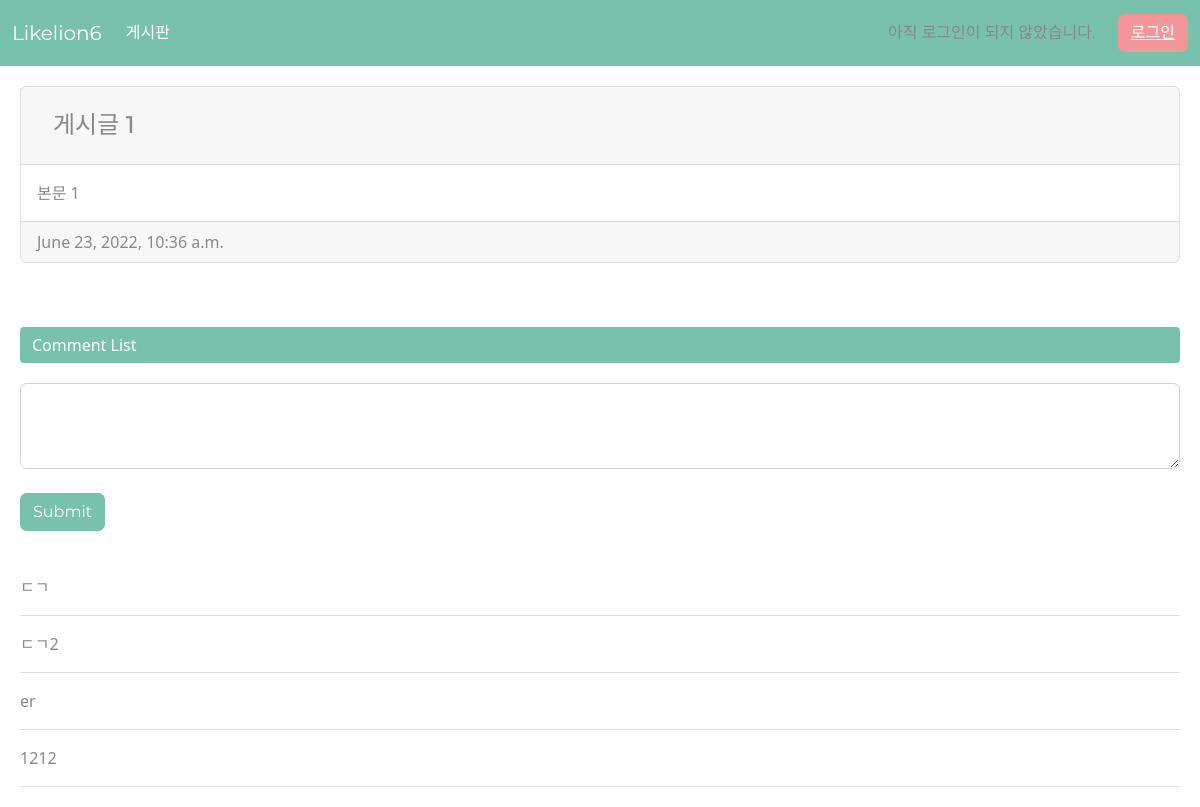
/detail/3, run on the app's committed database.
### board/models.py (models this page shows, shortened)
class Board(models.Model):
    title = models.CharField(max_length=100, null = False)
    content = models.TextField()
    date = models.DateTimeField(auto_now_add=True)
    photo = models.ImageField(null = True, blank=True, upload_to = 'board_photo')

class Comment(models.Model):
    comment = models.CharField(max_length=200 , null=False)
    date = models.DateTimeField(auto_now_add=True)
    post = models.ForeignKey(Board, on_delete=models.CASCADE)
    def __str__(self):
        return self.comment

### board/views.py (the view)
# urls.py: path('detail/<int:board_id>', views.detail, name='detail'),
def detail(request, board_id):
    board_detail = get_object_or_404(Board, pk=board_id)
    return render(request, 'detail.html', {'board_detail': board_detail})

### board/templates/detail.html (shortened to what this page needs)
{% load static %}
<!DOCTYPE html>
<html lang="en">
  <head>
    <link
      rel="stylesheet"
      type="text/css"
      href="{% static 'css/bootstrap.min.css' %}"
    />
  </head>
  <body>
    <nav class="navbar navbar-expand-lg navbar-dark bg-primary">
      <div class="container-fluid">
        <a class="navbar-brand" href="{% url 'home' %}">Likelion6</a>
        <div class="collapse navbar-collapse" id="navbarColor01">
          <ul class="navbar-nav me-auto">
            <li class="nav-item">
              <a class="nav-link active" href="{% url 'home' %}">게시판 </a>
            </li>
          </ul>
          <form class="d-flex btn-box">
            {% if user.is_authenticated %}
            <p>안녕하세요, {{ user.username }}님</p>
            <div style="float: right">
              <button type="submit" class="btn btn-secondary">
                <a href="{% url 'logout' %}" style="color: white">로그아웃</a>
              </button>
            </div>
            {% else %}
            <p>아직 로그인이 되지 않았습니다.</p>
            <div style="float: right">
              <button type="submit" class="btn btn-secondary">
                <a href="{% url 'login' %}" style="color: white">로그인</a>
              </button>
            </div>
            {% endif %}
          </form>
        </div>
      </div>
    </nav>
    <form style="margin: 20px">
      <div class="card mb-3">
        <h4 class="card-header">
          <div class="card-body">{{ board_detail.title }}</div>
        </h4>
        <div class="card-body">
          <p class="card-text">{{ board_detail.content }}</p>
        </div>
        <div class="card-footer text-muted">{{ board_detail.date }}</div>
      </div>
    </form>
    <br />
    <ol class="breadcrumb" style="margin: 20px">
      <li class="breadcrumb-item active">Comment List</li>
    </ol>
    <form
      method="POST"
      action="{% url 'create_comment' board_detail.id %}"
      style="margin: 20px"
    >
      <div class="form-group">
        <textarea
          name="comment"
          class="form-control"
          id="exampleTextarea"
          rows="3"
        ></textarea>
      </div>
      <br />
      <button type="submit" class="btn btn-primary">Submit</button>
    </form>
    <form style="margin: 20px">
      <br />
      {% for comment in board_detail.comment_set.all %}
      <p>{{ comment }}</p>
      <hr />
      {% endfor %}
    </form>
  </body>
</html>

### board/templates/detail.html (style rules this page uses)
.btn-box { width: 300px; height: 50px; display: flex; align-items: center; justify-content: space-between; }
.btn-box > p { margin-bottom: 0; }

### data on the page
Board: title "게시글 1", content "본문 1", date "June 23, 2022, 10:36 a.m."
Comment: comment "ㄷㄱ"
Comment: comment "ㄷㄱ2"
Comment: comment "er"
Comment: comment "1212"
